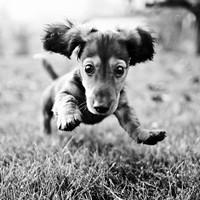
#> input picture st_244.jpg, 200 x 200 px, found by its file name
$ jupyter execute --allow-errors Bilateral_lab.ipynb   (shell and % lines are left out)
#> lines starting #> are read from the running program, lines starting #| are printed output that depends on the picture
[cell 1]
from google.colab import drive
#> (the rest of this cell did not finish here and is left out)

[cell 2]
import cpuinfo
cpuinfo.get_cpu_info()['brand_raw']
#> (this line was passed over: cpuinfo is not available in this run)

[cell 3]
from pycuda import driver, compiler, gpuarray
import pycuda.autoinit
import numpy as np
import cv2
import time
from google.colab.patches import cv2_imshow
from pycuda.compiler import SourceModule

#> (a cell that did not finish here is left out)

[cell 5]
#вычисляем пиксель
def pixel(image, i, j, sigma_d, sigma_r):
    c = 0
    s = 0
    for k in range(i-1, i+2):
        for l in range(j-1, j+2):
            g = np.exp(-((k - i) ** 2 + (l - j) ** 2) / sigma_d ** 2)
            i1 = image[k, l]
            i2 = image[i, j]
            r = np.exp(-((i1 - i2)** 2) / sigma_r ** 2)
            c += g*r
            s += g*r*image[k, l]
    result = s / c
    return result

#создаем новое изображение
def bil_cpu(image, sigma_d, sigma_r):
    new_image = np.zeros(image.shape)
    width = image.shape[0]
    height = image.shape[1]
    for i in range(1, width-1):
        for j in range(1, height-1):
            new_image[i, j] = pixel(image, i, j, sigma_d, sigma_r)
    return new_image

[cell 6]
IMG = '/content/drive/MyDrive/Лаба/st_244.jpg'
image = cv2.imread(IMG, cv2.IMREAD_GRAYSCALE)
#> image is the input picture: shape (200, 200); min 0, max 255, mean 153.9

print("Оригинал")
cv2_imshow(image)

M, N = image.shape
#> M = 200; N = 200
sigma_d = 300
sigma_r = 300

[cell 7]
cpu_start = time.time()
cpu_result = bil_cpu(image, sigma_d, sigma_r)
#> after the loop in bil_cpu, `for i in range(1, width-1):`:
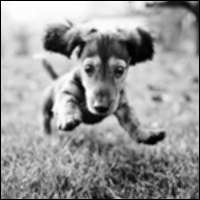
#> new_image: shape (200, 200) float64; min 0, max 254, mean 153.1
cpu_time = time.time() - cpu_start
cv2.imwrite('/content/drive/MyDrive/Лаба/cpu_output.bmp', cpu_result)
print("Изображение CPU")
cv2_imshow(cpu_result)
print('Время на CPU: ', round(cpu_time,5))
